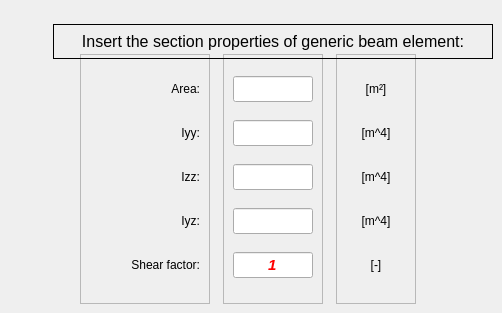
       <widget class="QWidget" name="tab_generic_section">
        <attribute name="title">
         <string>Generic</string>
        </attribute>
        <widget class="QFrame" name="frame_7">
         <property name="geometry">
          <rect>
           <x>223</x>
           <y>54</y>
           <width>100</width>
           <height>250</height>
          </rect>
         </property>
         <property name="minimumSize">
          <size>
           <width>100</width>
           <height>250</height>
          </size>
         </property>
         <property name="maximumSize">
          <size>
           <width>100</width>
           <height>250</height>
          </size>
         </property>
         <property name="frameShape">
          <enum>QFrame::StyledPanel</enum>
         </property>
         <property name="frameShadow">
          <enum>QFrame::Raised</enum>
         </property>
         <layout class="QVBoxLayout" name="verticalLayout">
          <item>
           <widget class="QLineEdit" name="lineEdit_area">
            <property name="minimumSize">
             <size>
              <width>80</width>
              <height>26</height>
             </size>
            </property>
            <property name="maximumSize">
             <size>
              <width>80</width>
              <height>26</height>
             </size>
            </property>
            <property name="font">
             <font>
              <family>Arial</family>
              <pointsize>11</pointsize>
              <weight>75</weight>
              <italic>true</italic>
              <bold>true</bold>
             </font>
            </property>
            <property name="focusPolicy">
             <enum>Qt::StrongFocus</enum>
            </property>
            <property name="styleSheet">
             <string notr="true">color: rgb(255, 0, 0);</string>
            </property>
            <property name="alignment">
             <set>Qt::AlignCenter</set>
            </property>
           </widget>
          </item>
          <item>
           <widget class="QLineEdit" name="lineEdit_Iyy">
            <property name="minimumSize">
             <size>
              <width>80</width>
              <height>26</height>
             </size>
            </property>
            <property name="maximumSize">
             <size>
              <width>80</width>
              <height>26</height>
             </size>
            </property>
            <property name="font">
             <font>
              <family>Arial</family>
              <pointsize>11</pointsize>
              <weight>75</weight>
              <italic>true</italic>
              <bold>true</bold>
             </font>
            </property>
            <property name="focusPolicy">
             <enum>Qt::StrongFocus</enum>
            </property>
            <property name="styleSheet">
             <string notr="true">color: rgb(255, 0, 0);</string>
            </property>
            <property name="alignment">
             <set>Qt::AlignCenter</set>
            </property>
           </widget>
          </item>
          <item>
           <widget class="QLineEdit" name="lineEdit_Izz">
            <property name="minimumSize">
             <size>
              <width>80</width>
              <height>26</height>
             </size>
            </property>
            <property name="maximumSize">
             <size>
              <width>80</width>
              <height>26</height>
             </size>
            </property>
            <property name="font">
             <font>
              <family>Arial</family>
              <pointsize>11</pointsize>
              <weight>75</weight>
              <italic>true</italic>
              <bold>true</bold>
             </font>
            </property>
            <property name="focusPolicy">
             <enum>Qt::StrongFocus</enum>
            </property>
            <property name="styleSheet">
             <string notr="true">color: rgb(255, 0, 0);</string>
            </property>
            <property name="alignment">
             <set>Qt::AlignCenter</set>
            </property>
           </widget>
          </item>
          <item>
           <widget class="QLineEdit" name="lineEdit_Iyz">
            <property name="minimumSize">
             <size>
              <width>80</width>
              <height>26</height>
             </size>
            </property>
            <property name="maximumSize">
             <size>
              <width>80</width>
              <height>26</height>
             </size>
            </property>
            <property name="font">
             <font>
              <family>Arial</family>
              <pointsize>11</pointsize>
              <weight>75</weight>
              <italic>true</italic>
              <bold>true</bold>
             </font>
            </property>
            <property name="focusPolicy">
             <enum>Qt::StrongFocus</enum>
            </property>
            <property name="styleSheet">
             <string notr="true">color: rgb(255, 0, 0);</string>
            </property>
            <property name="alignment">
             <set>Qt::AlignCenter</set>
            </property>
           </widget>
          </item>
          <item>
           <widget class="QLineEdit" name="lineEdit_shear_coefficient">
            <property name="minimumSize">
             <size>
              <width>80</width>
              <height>26</height>
             </size>
            </property>
            <property name="maximumSize">
             <size>
              <width>80</width>
              <height>26</height>
             </size>
            </property>
            <property name="font">
             <font>
              <family>Arial</family>
              <pointsize>11</pointsize>
              <weight>75</weight>
              <italic>true</italic>
              <bold>true</bold>
             </font>
            </property>
            <property name="focusPolicy">
             <enum>Qt::StrongFocus</enum>
            </property>
            <property name="styleSheet">
             <string notr="true">color: rgb(255, 0, 0);</string>
            </property>
            <property name="text">
             <string>1</string>
            </property>
            <property name="alignment">
             <set>Qt::AlignCenter</set>
            </property>
           </widget>
          </item>
         </layout>
        </widget>
        <widget class="QFrame" name="frame_8">
         <property name="geometry">
          <rect>
           <x>336</x>
           <y>54</y>
           <width>80</width>
           <height>250</height>
          </rect>
         </property>
         <property name="minimumSize">
          <size>
           <width>80</width>
           <height>250</height>
          </size>
         </property>
         <property name="maximumSize">
          <size>
           <width>80</width>
           <height>250</height>
          </size>
         </property>
         <property name="frameShape">
          <enum>QFrame::StyledPanel</enum>
         </property>
         <property name="frameShadow">
          <enum>QFrame::Raised</enum>
         </property>
         <layout class="QVBoxLayout" name="verticalLayout_2">
          <item>
           <widget class="QLabel" name="label_27">
            <property name="minimumSize">
             <size>
              <width>0</width>
              <height>26</height>
             </size>
            </property>
            <property name="maximumSize">
             <size>
              <width>16777215</width>
              <height>26</height>
             </size>
            </property>
            <property name="text">
             <string>[m²]</string>
            </property>
            <property name="alignment">
             <set>Qt::AlignCenter</set>
            </property>
           </widget>
          </item>
          <item>
           <widget class="QLabel" name="label_28">
            <property name="minimumSize">
             <size>
              <width>0</width>
              <height>26</height>
             </size>
            </property>
            <property name="maximumSize">
             <size>
              <width>16777215</width>
              <height>26</height>
             </size>
            </property>
            <property name="text">
             <string>[m^4]</string>
            </property>
            <property name="alignment">
             <set>Qt::AlignCenter</set>
            </property>
           </widget>
          </item>
          <item>
           <widget class="QLabel" name="label_29">
            <property name="minimumSize">
             <size>
              <width>0</width>
              <height>26</height>
             </size>
            </property>
            <property name="maximumSize">
             <size>
              <width>16777215</width>
              <height>26</height>
             </size>
            </property>
            <property name="text">
             <string>[m^4]</string>
            </property>
            <property name="alignment">
             <set>Qt::AlignCenter</set>
            </property>
           </widget>
          </item>
          <item>
           <widget class="QLabel" name="label_30">
            <property name="minimumSize">
             <size>
              <width>0</width>
              <height>26</height>
             </size>
            </property>
            <property name="maximumSize">
             <size>
              <width>16777215</width>
              <height>26</height>
             </size>
            </property>
            <property name="text">
             <string>[m^4]</string>
            </property>
            <property name="alignment">
             <set>Qt::AlignCenter</set>
            </property>
           </widget>
          </item>
          <item>
           <widget class="QLabel" name="label_40">
            <property name="minimumSize">
             <size>
              <width>0</width>
              <height>26</height>
             </size>
            </property>
            <property name="maximumSize">
             <size>
              <width>16777215</width>
              <height>26</height>
             </size>
            </property>
            <property name="text">
             <string>[-]</string>
            </property>
            <property name="alignment">
             <set>Qt::AlignCenter</set>
            </property>
           </widget>
          </item>
         </layout>
        </widget>
        <widget class="QFrame" name="frame_9">
         <property name="geometry">
          <rect>
           <x>80</x>
           <y>54</y>
           <width>130</width>
           <height>250</height>
          </rect>
         </property>
         <property name="minimumSize">
          <size>
           <width>130</width>
           <height>250</height>
          </size>
         </property>
         <property name="maximumSize">
          <size>
           <width>130</width>
           <height>250</height>
          </size>
         </property>
         <property name="frameShape">
          <enum>QFrame::StyledPanel</enum>
         </property>
         <property name="frameShadow">
          <enum>QFrame::Raised</enum>
         </property>
         <layout class="QVBoxLayout" name="verticalLayout_3">
          <item>
           <widget class="QLabel" name="label_31">
            <property name="minimumSize">
             <size>
              <width>110</width>
              <height>26</height>
             </size>
            </property>
            <property name="maximumSize">
             <size>
              <width>110</width>
              <height>26</height>
             </size>
            </property>
            <property name="text">
             <string>&lt;html&gt;&lt;head/&gt;&lt;body&gt;&lt;p align=&quot;right&quot;&gt;Area:&lt;/p&gt;&lt;/body&gt;&lt;/html&gt;</string>
            </property>
            <property name="alignment">
             <set>Qt::AlignCenter</set>
            </property>
           </widget>
          </item>
          <item>
           <widget class="QLabel" name="label_32">
            <property name="minimumSize">
             <size>
              <width>110</width>
              <height>26</height>
             </size>
            </property>
            <property name="maximumSize">
             <size>
              <width>110</width>
              <height>26</height>
             </size>
            </property>
            <property name="text">
             <string>&lt;html&gt;&lt;head/&gt;&lt;body&gt;&lt;p align=&quot;right&quot;&gt;Iyy:&lt;/p&gt;&lt;/body&gt;&lt;/html&gt;</string>
            </property>
            <property name="alignment">
             <set>Qt::AlignCenter</set>
            </property>
           </widget>
          </item>
          <item>
           <widget class="QLabel" name="label_33">
            <property name="minimumSize">
             <size>
              <width>110</width>
              <height>26</height>
             </size>
            </property>
            <property name="maximumSize">
             <size>
              <width>110</width>
              <height>26</height>
             </size>
            </property>
            <property name="text">
             <string>&lt;html&gt;&lt;head/&gt;&lt;body&gt;&lt;p align=&quot;right&quot;&gt;Izz:&lt;/p&gt;&lt;/body&gt;&lt;/html&gt;</string>
            </property>
            <property name="alignment">
             <set>Qt::AlignCenter</set>
            </property>
           </widget>
          </item>
          <item>
           <widget class="QLabel" name="label_34">
            <property name="minimumSize">
             <size>
              <width>110</width>
              <height>26</height>
             </size>
            </property>
            <property name="maximumSize">
             <size>
              <width>110</width>
              <height>26</height>
             </size>
            </property>
            <property name="text">
             <string>&lt;html&gt;&lt;head/&gt;&lt;body&gt;&lt;p align=&quot;right&quot;&gt;Iyz:&lt;/p&gt;&lt;/body&gt;&lt;/html&gt;</string>
            </property>
            <property name="alignment">
             <set>Qt::AlignCenter</set>
            </property>
           </widget>
          </item>
          <item>
           <widget class="QLabel" name="label_39">
            <property name="minimumSize">
             <size>
              <width>110</width>
              <height>26</height>
             </size>
            </property>
            <property name="maximumSize">
             <size>
              <width>110</width>
              <height>26</height>
             </size>
            </property>
            <property name="text">
             <string>&lt;html&gt;&lt;head/&gt;&lt;body&gt;&lt;p align=&quot;right&quot;&gt;Shear factor:&lt;/p&gt;&lt;/body&gt;&lt;/html&gt;</string>
            </property>
            <property name="alignment">
             <set>Qt::AlignCenter</set>
            </property>
           </widget>
          </item>
         </layout>
        </widget>
        <widget class="QLabel" name="label_44">
         <property name="geometry">
          <rect>
           <x>53</x>
           <y>24</y>
           <width>440</width>
           <height>35</height>
          </rect>
         </property>
         <property name="minimumSize">
          <size>
           <width>440</width>
           <height>35</height>
          </size>
         </property>
         <property name="maximumSize">
          <size>
           <width>440</width>
           <height>35</height>
          </size>
         </property>
         <property name="frameShape">
          <enum>QFrame::Box</enum>
         </property>
         <property name="frameShadow">
          <enum>QFrame::Plain</enum>
         </property>
         <property name="text">
          <string>&lt;html&gt;&lt;head/&gt;&lt;body&gt;&lt;p align=&quot;center&quot;&gt;&lt;span style=&quot; font-size:12pt;&quot;&gt;Insert the section properties of generic beam element:&lt;/span&gt;&lt;/p&gt;&lt;/body&gt;&lt;/html&gt;</string>
         </property>
         <property name="alignment">
          <set>Qt::AlignCenter</set>
         </property>
        </widget>
       </widget>
